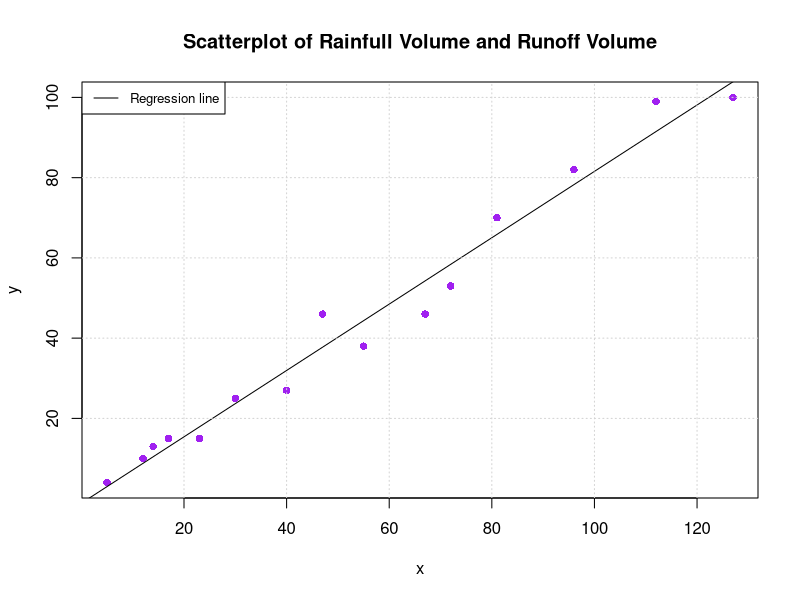

Recreate this plot in R.
#10.42

#Part A

Group1<- c(26.8, 27.9, 23.7, 25.0, 26.3, 24.8, 25.7, 24.5)
Group2<- c(26.4, 24.2, 28.0, 26.9, 29.1)
Group3<- c(25.7, 27.2, 29.9, 28.5, 29.4, 28.3)

data <- data.frame(
  value = c(Group1, Group2, Group3),
  group = c(rep("Group1", length(Group1)), rep("Group2", length(Group2)), rep("Group3", length(Group3)))
)

model <- aov(value ~ group, data = data)
anova_result <- summary(model)
print(anova_result)

#Part B

tukey_result <- TukeyHSD(model)
print(tukey_result)

################################################################################
#12.16

#Part A
x <- c(5, 12, 14, 17, 23, 30, 40, 47, 55, 67, 72, 81, 96, 112, 127)
y <- c(4, 10, 13, 15, 15, 25, 27, 46, 38, 46, 53, 70, 82, 99, 100)

plot(x, y, main = "Scatterplot of Rainfull Volume and Runoff Volume",
     xlab = "x", ylab = "y", pch = 16, col = "purple")

abline(lm(y ~ x), col = "black")
grid()
legend("topleft", legend = "Regression line", col = "black", lty = 1, cex = 0.8)

#Part B
x_bar <- mean(x)
y_bar <- mean(y)

estimatedSlope <- sum((x - x_bar) * (y - y_bar)) / sum((x - x_bar)^2)
print(paste("Slope estimate:", estimatedSlope))

estimatedIntercept <- y_bar - estimatedSlope * x_bar
print(paste("Intercept estimate:", estimatedIntercept))

#Part C
y_hat <- estimatedIntercept + estimatedSlope * 50
print(paste("The calculated point estimate of the true average runoff volume when rainfall volume is 50 is ", y_hat))

#Part D
y_hat <- estimatedIntercept + estimatedSlope * x
RSE <- sqrt(sum((y - y_hat)^2) / (length(y) - 2)) #residual SE
print(paste("The calculated point estimate of the standard deviation sigma is ", RSE))

#Part E
SS_regression <- sum((y_hat - mean(y))^2)
SS_total <- sum((y - mean(y))^2)
R_squared <- SS_regression / SS_total #proportion of variation explained by the regression model
print(paste
      ("The proportion of observed variation in runoff volume attributed to the simple linear regression relationship between runoff and rainfall is ", R_squared))

################################################################################
#12.31

#Part A
#given
n <- 13
sum_x <- 10576
sum_y <- 894
sum_x_squared <- 8741264
sum_y_squared <- 66224
sum_xy <- 703192

Sxx <- sum_x_squared - (sum_x^2) / n
Sxx <- Sxx / n

Sxy <- sum_xy - (sum_x * sum_y) / n
Sxy <- Sxy / n

mean_x <- sum_x / n
mean_y <- sum_y / n

b1 <- Sxy / Sxx
b0 <- mean_y - b1 * mean_x

SST <- sum_y_squared - (sum_y^2) / n
SSE <- sum_y_squared - b0 * sum_y - b1 * sum_xy
R_squared <- 1 - SSE / SST
print(paste("Proportion of observed variation in stress explained by the linear relationship (R-squared):", R_squared))

#Part B
#given
SSE <- 509.4675
n <- 13
Sxx <- 137281.2308

s <- sqrt(SSE / (n - 2))
beta1_s <- s / sqrt(Sxx)
print(paste("Estimated standard deviation of beta1 (S_beta1):", beta1_s))

#Part C
#given
n <- 13
b1 <- -0.175635
beta1_s <- 0.01837
t_value <- qt(0.025, df = n - 2)

margin_of_error <- t_value * beta1_s

lower_bound <- b1 - margin_of_error
upper_bound <- b1 + margin_of_error

print(paste("A 95% confidence interval for the expected change in stress associated with a 1 MPa increase in strength is ", round(lower_bound, 3), ",", round(upper_bound, 3)))
################################################################################

#12.52

#Part A
#given
x <- c(1.5, 1.5, 2.0, 2.5, 2.5, 3.0, 3.5, 3.5, 4.0)
y <- c(23.0, 24.5, 25.0, 30.0, 33.5, 40.0, 40.5, 47.0, 49.0)

b_hat_0 <- 6.448718
b_hat_1 <- 10.602564
SE_regression <- 6.806  
n <- length(x) 

SSE <- sum((y - (b_hat_0 + b_hat_1 * x))^2)
s <- sqrt(SSE / (n - 2))
Sxx <- sum(x^2) - (sum(x)^2 / n)

s_b_hat_1 <- s / sqrt(Sxx)

t_statistic <- (b_hat_1 - 0) / s_b_hat_1
p_value <- 2 * pt(abs(t_statistic), df = n - 2, lower.tail = FALSE)

print(paste("T Test Statistic:", t_statistic))
print(paste("P-value:", p_value))

#Part B
n <- 9  
alpha <- 0.05 
b_hat_1 <- 10.602564
s_b_hat_1 <- 0.9985  # estimated sd of  slope
t_value <- qt(1 - alpha / 2, df = n - 2)  

CI_lower <- b_hat_1 - t_value * s_b_hat_1
CI_upper <- b_hat_1 + t_value * s_b_hat_1

print(paste("A 95% confidence interval for the true average change in etch rate associated with a 1-SCCM increase in flow rate is ", round(CI_lower, 2), ",", round(CI_upper, 2)))

#Part C
#given
b_hat_0 <- 6.448718
b_hat_1 <- 10.602564
s_b_hat_1 <- 0.9985

flow_rate <- 3.0

y_hat <- b_hat_0 + b_hat_1 * flow_rate

n <- 9 
alpha <- 0.05 
t_value <- qt(1 - alpha / 2, df = n - 2) 

S_xx <- 6.5  
y_hat_s <- s * sqrt(1/n + (flow_rate-mean(x))^2/S_xx) 

CI_lower <- y_hat - t_value * y_hat_s
CI_upper <- y_hat + t_value * y_hat_s

print(paste("A 95% confidence interval for the true average etch rate when flow = 3.0 is ", round(CI_lower, 3), ",", round(CI_upper, 3)))

#Part D
# Given data
b_hat_0 <- 6.448718
b_hat_1 <- 10.602564
s_b_hat_1 <- 0.9985

flow_rate <- 3.0  

y_hat <- b_hat_0 + b_hat_1 * flow_rate

n <- 9  
alpha <- 0.05  
t_value <- qt(1 - alpha / 2, df = n - 2) 

PI_lower <- y_hat - t_value * sqrt(t_value^2+y_hat_s^2)
PI_upper <- y_hat + t_value * sqrt(t_value^2+y_hat_s^2)

# Print prediction interval
print(paste("A 95% prediction interval for a single future observation on etch rate when flow = 3.0 is ", round(PI_lower, 3), ",", round(PI_upper, 3)))

#Part E
mean(x)
################################################################################
#12.64

#Part A
Sxx <- 25.5224
Syy <- 5593.0588
Sxy <- 264.4882
corr_coef <- Sxy/sqrt(Sxx*Syy)
print(paste("The sample correlation coefficient is ", corr_coef))

#Part B
r_prop <- corr_coef^2
print(paste("The proportion of observed variation in maximum prevalence explained by the model relationship is", r_prop))

#Part D
n <- 17
t_val <- (corr_coef - 0.5) / sqrt((1 - 0.5^2) / (n - 2))
t_val

df <- n - 2
p_val <- 2 * pt(-abs(t_val), df)
print(paste("The obtained p value for the hypothesis test is ", p_val))

